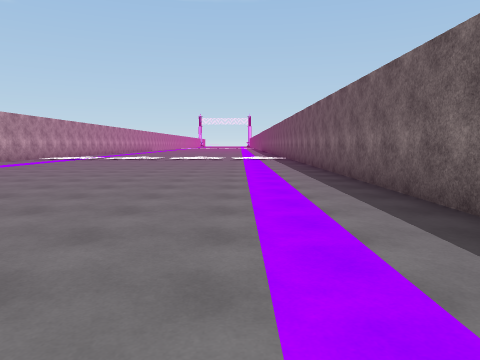
[1] (above)

24 first-person views from a walk through a Unity game level. The camera is 1.4 m above the floor, tilts 6° down and sees 70° across. The floor is counted in squares, 2 m on a side. Each view is taken from the middle of a square. On the plan, view 1 faces up. The plan holds only what a view shows up to about 11 squares ahead; the rest is blank. The place goes on beyond the plan. Surface patterns are stand-ins for the level's own textures.

[2]
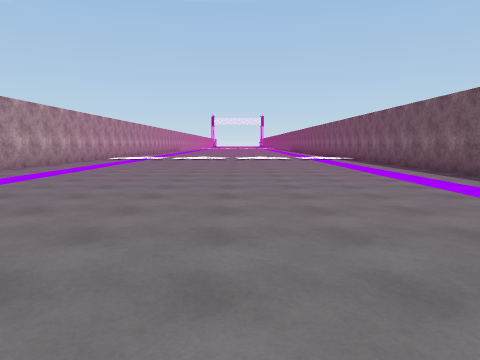

[3]
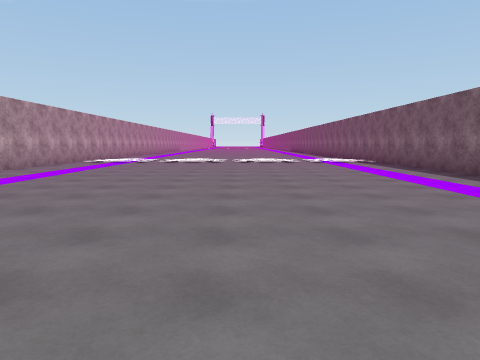

[4]
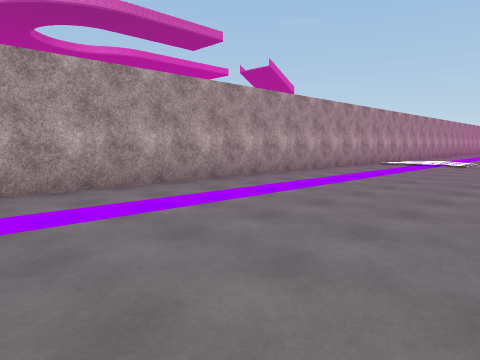

[5]
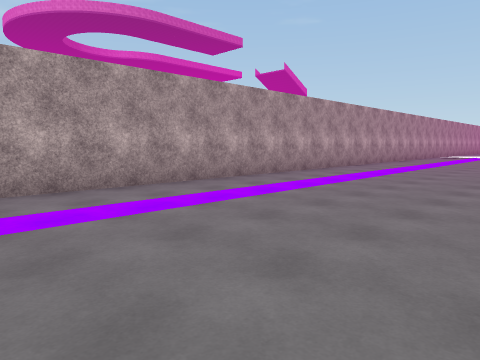

[6]
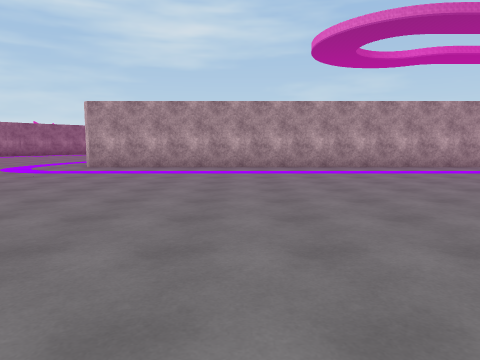

[7]
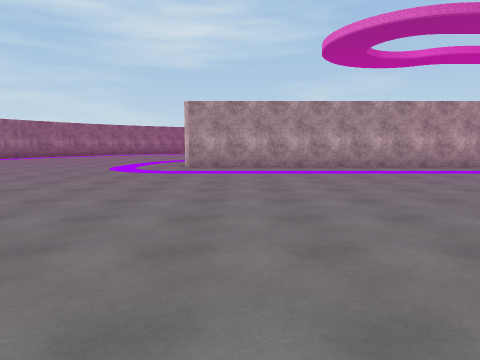

[8]
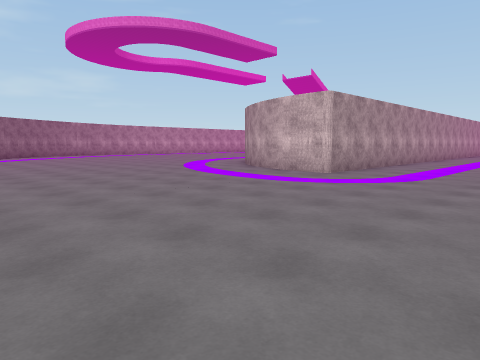

[9]
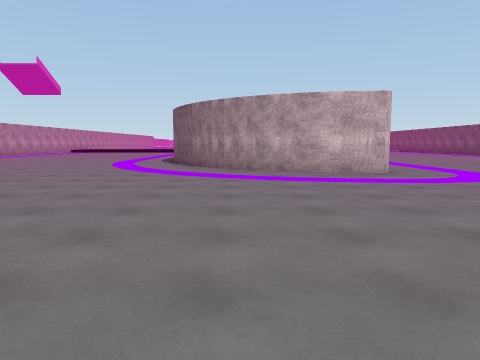

[10]
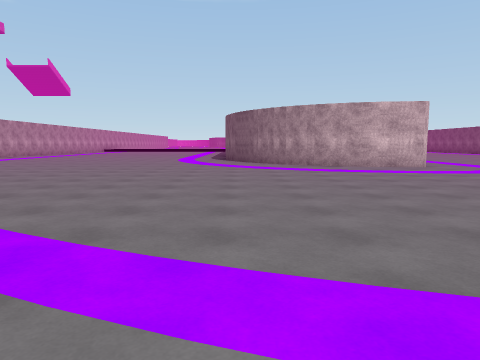

[11]
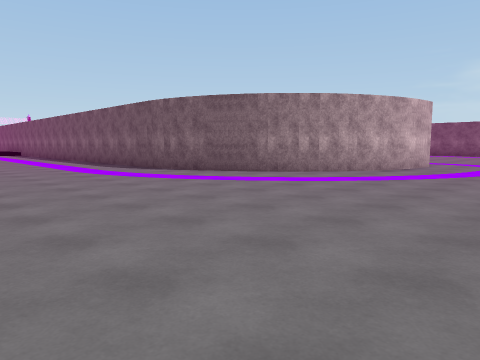

[12]
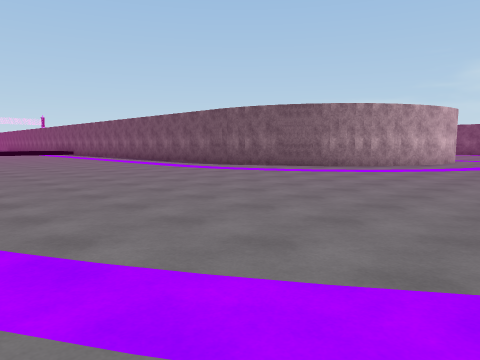

[13]
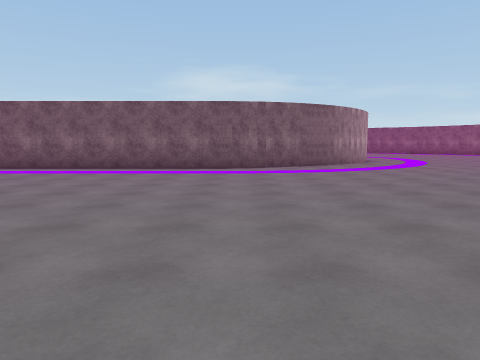

[14]
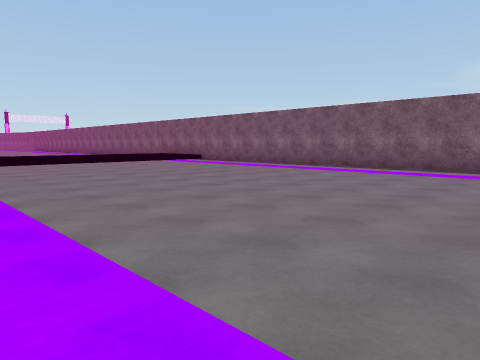

[15]
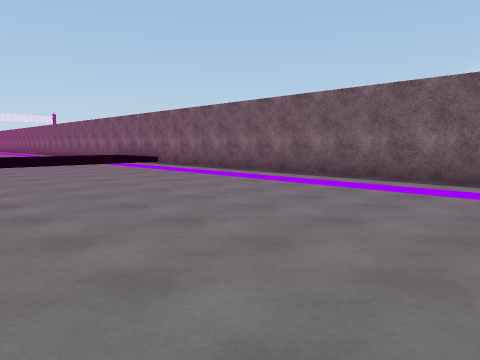

[16]
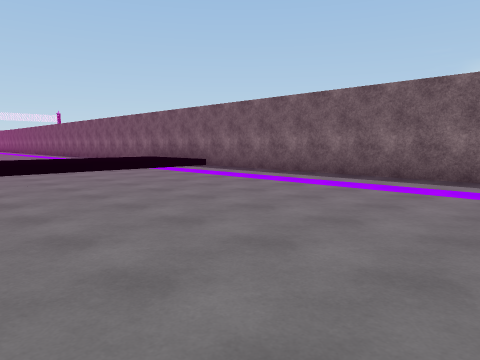

[17]
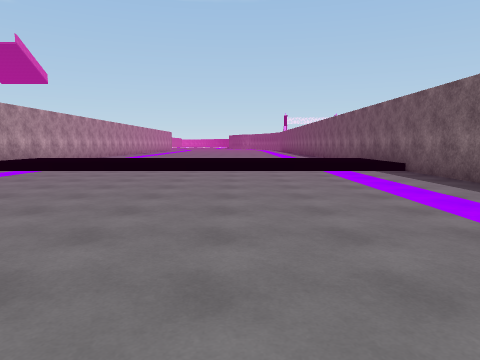

[18]
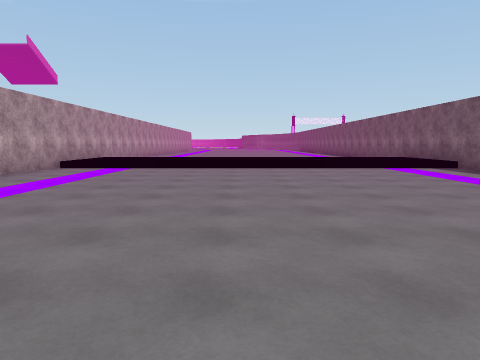

[19]
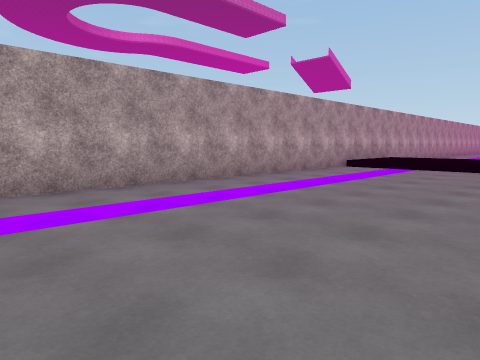

[20]
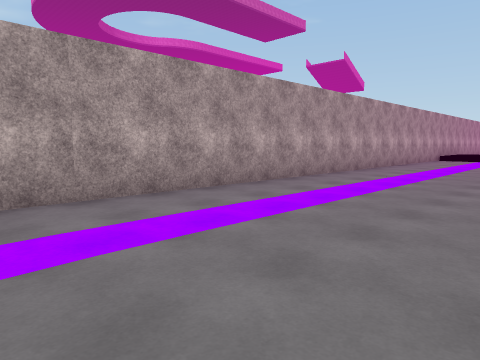

[21]
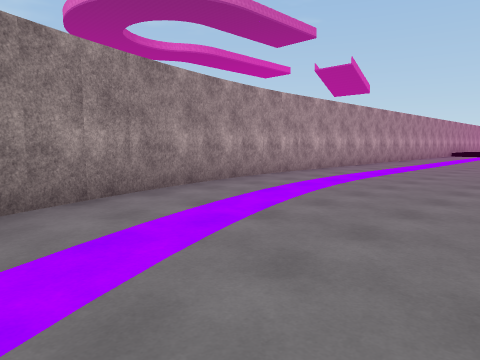

[22]
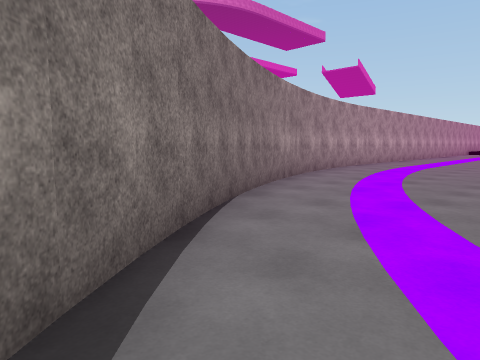

[23]
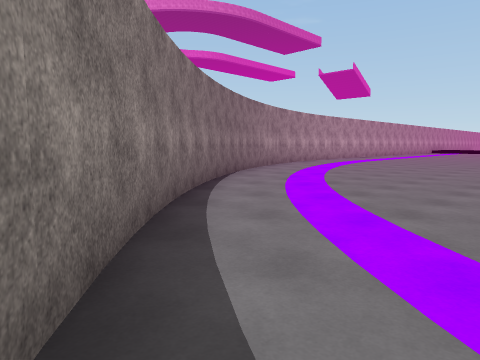

[24]
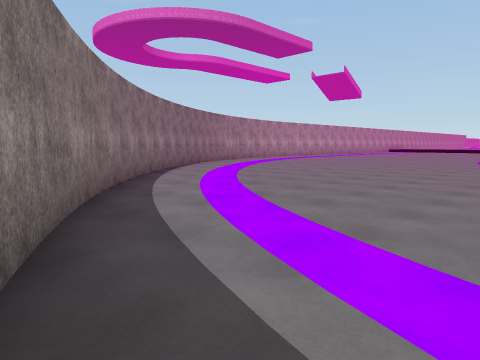

### Floor plan
Points are (right, up) in squares from view 1. A wall is a line through its corners. A room is listed if a view was taken in it or the views show most of it. See-through windows are left out.
Room 1 (views 1, 2, 3, 4, 5, 6, 7, 8, 9, 10, 11, 12, 13, 14, 15, 16, 17, 18, 19, 20, 21, 22, 23, 24)
walls: (-15.5, -4.8) (-15.7, -3.9); (-15.7, -4.1) (-15.7, 13.1); (-10.6, -9.6) (-11.9, -9.2); (-11.8, -9.2) (-12.6, -8.9); (-15.3, -5.7) (-15.6, -4.7); (-14.3, -7.4) (-14.8, -6.7); (-13.8, -8) (-14.4, -7.4); (-14.8, -6.8) (-15.4, -5.6); (-12.8, -8.8) (-13.9, -7.9); (2.3, 3.2) (2.3, 13.1); (-9.3, 13.4) (-9.3, -9.7) (-10.5, -9.6); (-27.3, -5.6) (-26.8, -7.9); (-25.5, -11.4) (-24.7, -12.8); (-26.9, -7.8) (-25.5, -11.5); (-22.5, -15.7) (-21.9, -16.3); (-19.1, -18.6) (-16.9, -19.7); (-24.9, -12.7) (-22.5, -15.8); (-22.1, -16.3) (-19.1, -18.7); (-27.3, 13.1) (-27.3, -5) (-27.2, -5.7)

Where each view was taken, in squares from view 1:
view 1: 0 up, 0 right, facing up
view 2: 0 up, 3 left, facing up
view 3: 2 up, 3 left, facing up
view 4: 3 up, 4 left, facing up-left
view 5: 4 down, 4 left, facing up-left
view 6: 5 down, 1 right, facing left
view 7: 8 down, 1 right, facing left
view 8: 17 down, 5 left, facing up-left
view 9: 18 down, 13 left, facing up
view 10: 20 down, 15 left, facing up
view 11: 13 down, 21 left, facing up-right
view 12: 13 down, 24 left, facing up-right
view 13: 4 down, 26 left, facing right
view 14: 2 down, 26 left, facing up-right
view 15: 1 down, 23 left, facing up-right
view 16: 2 up, 23 left, facing up-right
view 17: 2 up, 20 left, facing up
view 18: 1 up, 22 left, facing up
view 19: 1 up, 22 left, facing up-left
view 20: 5 down, 23 left, facing up-left
view 21: 11 down, 22 left, facing up-left
view 22: 15 down, 22 left, facing up-left
view 23: 18 down, 19 left, facing up-left
view 24: 20 down, 15 left, facing up-left
